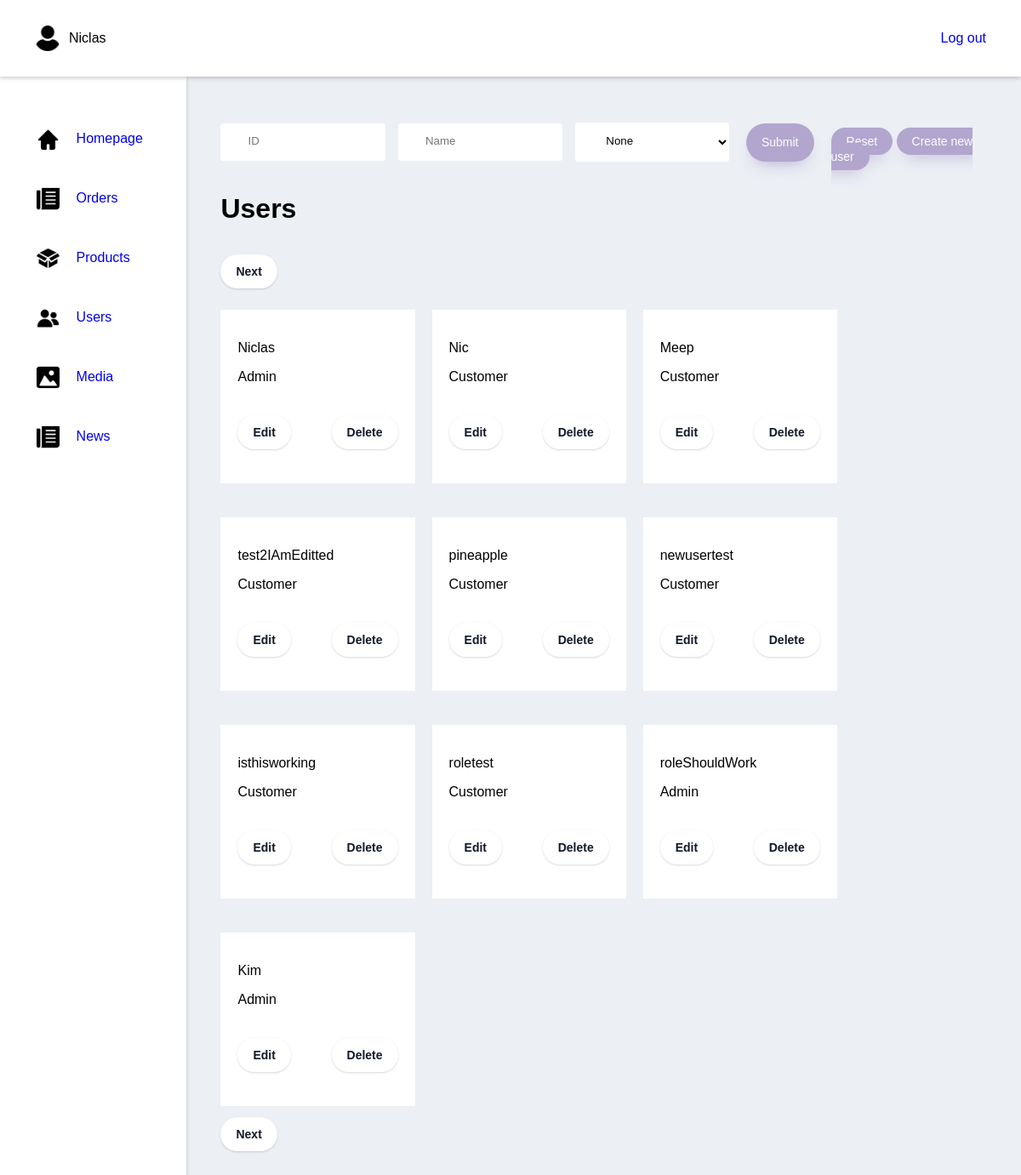
Screenshot of /adminUsers (signed in) with the database file from the repository.
### tables this page shows
CREATE TABLE IF NOT EXISTS `users` (
  `user_id` int(11) NOT NULL AUTO_INCREMENT,
  `name` varchar(20) NOT NULL,
  `password` varchar(100) NOT NULL,
  `role` int(11) NOT NULL DEFAULT '0',
  PRIMARY KEY (`user_id`)
);

### index.php (called while the page is built, shortened)
<?php
    $request = $_SERVER["REQUEST_URI"];
    $router = new Router($request);
    $router->get('/', 'views/frontend/Home');
    $router->get('/profile', 'views/login/profile');
    $router->get('/editProfileFunction', 'controllers/editProfile');
    $router->get('/loginFunction', 'controllers/login');
    $router->get('/signupFunction', 'controllers/signup');
    $router->get('/logoutFunction', 'controllers/logout');
    $router->get('/Product', 'views/frontend/Product');
    $router->get('/ProductType', 'views/frontend/productType');
    $router->get('/ProductSale', 'views/frontend/productSale');
    $router->get('/AboutUS', 'views/frontend/AboutUS');
    $router->get('/Contact', 'views/frontend/Contact');
    $router->get('/Checkout', 'views/frontend/Checkout');
    $router->get('/ProductShow', 'views/frontend/ProductShow');
    $router->get('/NewsShow', 'views/frontend/NewsShow');
    $router->get('/contactSubmit', 'controllers/contactForm');
    $router->get('/Breadcrumb', 'views/frontend/Breadcrumb');
    $router->get('/removeFromCart', 'controllers/removeFromCart');
    $router->get('/editQuantityInCart', 'controllers/editQuantityInCart');
    $router->get('/purchase', 'views/frontend/purchase');
    $router->get('/adminProducts', 'views/backend/products');
    $router->get('/adminUsers', 'views/backend/users');

### models/handlers/usersHandler.php (called while the page is built, shortened)
<?php
$rootPath = "";
require_once $rootPath . "public/dbconn.php";
require_once $rootPath . "models/sql/Users.php";
class UsersHandler extends Users{
    protected $db;
    public function __construct($db) {
        $this->db = $db;
    }
    public function getUsers($id, $role, $name) {
        if( (isset( $id ) && $id != "") && (isset( $role ) && $role != "") ){
            $getUsers = $this->db->prepare($this->getUsersByIdAndNameAndRoleQuery);
            $getUsers->bindParam(':id', $id);
            $getUsers->bindParam(':role', $role);
        }else
        if( !(isset( $id ) && $id != "") && (isset( $role ) && $role != "") ){
            $getUsers = $this->db->prepare($this->getUsersByNameAndRoleQuery);
            $getUsers->bindParam(':role', $role);
        }else
        if( (isset( $id ) && $id != "") && !(isset( $role ) && $role != "") ){
            $getUsers = $this->db->prepare($this->getUsersByIdAndNameQuery);
            $getUsers->bindParam(':id', $id);
        }else
        {
            $getUsers = $this->db->prepare($this->getUsersByNameQuery);
        }
        if ( isset( $name ) ){
            $name = "%" . $name . "%";
        } else {
            $name = "%";
        }
        $getUsers->bindParam(':name', $name);
        $getUsers->execute();
        $data = $getUsers->fetchAll();
        return $data;
    }
}
$UsersHandler = new UsersHandler($db);

### controllers/getUsersWithFilters.php (called while the page is built)
<?php
    $data = $UsersHandler->getUsers(
        isset($_POST['id']) ? $_POST['id'] : "",
        isset($_POST['role']) ? $_POST['role'] : "",
        isset($_POST['name']) ? $_POST['name'] : ""
    );

### views/backend/users.php (the view, shortened to what this page needs)
<?php
    $rootPath = "";
    require_once $rootPath . "public/dbconn.php";
    require_once $rootPath . "models/handlers/Usershandler.php";
    require_once $rootPath . "controllers/createUser.php";
    require_once $rootPath . "controllers/editUser.php";
    require_once $rootPath . "controllers/getUsersWithFilters.php";
    require_once $rootPath . "views/backend/partials/header.php";
    $id = null;
    $name = null;
    $page = 0;
?>
<div class="wrapper">
    <form class="Admin-handlers" method="POST" action="adminUsers">
        <div class="Admin-search-product">
            <input class="input" type="text" name="id" placeholder="ID"  value="<?php echo ($id != null) ? $id : ""; ?>">
            <input class="input" type="text" name="name" placeholder="Name"  value="<?php echo ($name != null) ? $name : ""; ?>">
            <select name="role">
                <option value="">None</option>
            </select>
            <input class="button submit" type="submit">
        </div>
        <div class="Reset_create_div">
            <a class="button" href="/adminUsers">Reset</a>
            <a class="button" href="/adminCreateUser">Create new user</a>
        </div>
    </form>
    <?php
        $pageNr = $page;
        $usersPrPage = 10;
        $pageMinIndex = $pageNr * $usersPrPage;
        $pageMaxIndex = $pageMinIndex + $usersPrPage;
    ?>
<div class="Admin-page-title">
    <h1>Users</h1>
</div>
<div class="wrapper-main-area">
    <?php
        if($page < (count($data) / $usersPrPage) - 1){
    ?>
    <form method="POST" action="adminUsers">
        <input class="Next-button button-pagination" type="submit" value="Next">
    </form>
    <?php
        }
    ?>
    <div class="products">
            <?php
                for($i = $pageMinIndex; $i < $pageMaxIndex && $i < count($data); $i++){
                    $indData = $data[$i];
            ?>
                <div class="product">
                    <div class="product-info">
                        <p><?php echo $indData['name'] ?></p>
                        <p><?php echo array('Customer', 'Admin')[$indData['role']] ?></p>
                    </div>
                        <div class="Edit-Delete-div">
                            <form method="POST" action="adminEditUser">
                                <input class="button-pagination" type="submit" value="Edit">
                            </form>
                            <form class="Edit-Delete-div" method="POST" action="adminUsers">
                                <input class="button-pagination" type="submit" value="Delete">
                            </form>
                        </div>
                </div>
            <?php
                }
            ?>
    </div>
    <?php
        echo "<br>";
    ?>
    <?php
        if($page < (count($data) / $usersPrPage) - 1){
    ?>
    <form method="POST" action="adminUsers">
        <input class="Next-button-lowest button-pagination" type="submit" value="Next">
    </form>
    <?php
        }
    ?>
</div>
</div>
<?php
    require $rootPath . "views/backend/partials/footer.php";
?>

### views/backend/partials/css/style.css (style rules this page uses)
body { margin: 0; padding: 0; box-sizing: border-box; font-family: 'Questrial', sans-serif; background: #ECEFF4; }
a:link { text-decoration: none; }
.wrapper { margin: 37px 0 0 40px; width: 100%; }
.wrapper-main-area { position: relative; }
.Reset_create_div { margin: 20px 0; }
.Admin-page-title { margin-top: 30px; }
.Admin-page-title h1 { margin-bottom: 0 !important; }
.Admin-handlers { display: flex; justify-content: space-between; margin-right: 2.5%; margin-top: 10px; height: 60px; }
.Admin-handlers .input, select { margin: 0 auto; padding: .8rem 2rem; border-radius: 0.2rem; background-color: rgb(255, 255, 255); border: none; width: 90%; display: block; border-bottom: 0.3rem solid transparent; transition: all 0.3s; margin-right: 15px; }
.Admin-search-product { display: flex; align-items: center; }
.Admin-search-product input, select { margin: 0 20px 0 0; }
.button { background: #B2A6CE; border-radius: 999px; height: 45px; box-shadow: #B2A6CE 0 10px 20px -10px; box-sizing: border-box; color: #ffffff; cursor: pointer; font-size: 14px; opacity: 1; outline: 0 solid transparent; padding: 8px 18px; user-select: none; -webkit-user-select: none; width: fit-content; word-break: break-word; border: 0; }
.button-pagination { background-color: #FFFFFF; border: 0; border-radius: 999px; box-sizing: border-box; color: #111827; font-size: .875rem; font-weight: 600; line-height: 24px; padding: 8px 18px; text-align: center; text-decoration: none #D1D5DB solid; box-shadow: 0 1px 3px 0 rgba(0, 0, 0, 0.1), 0 1px 2px 0 rgba(0, 0, 0, 0.06); cursor: pointer; user-select: none; }
.submit { margin-left: 30px; }
.products, .choose-image { display: flex; flex-wrap: wrap; margin: 80px 0; }
.product, .image { width: 20%; background: #ffffff; padding: 20px; margin: 20px 20px 20px 0; position: relative; height: auto; display: flex; flex-direction: column; justify-content: space-between; }
.Prev-button, .Next-button { position: absolute; top: -45px; }
.Prev-button-lowest, .Next-button-lowest { position: absolute; bottom: 65px; }
.Edit-Delete-div { display: flex; justify-content: space-between; padding: 10px 0; align-items: center; }

### rows the page displays
users: name "Niclas", role "Admin"
users: name "Nic", role "Customer"
users: name "Meep", role "Customer"
users: name "test2IAmEditted", role "Customer"
users: name "pineapple", role "Customer"
users: name "newusertest", role "Customer"
users: name "isthisworking", role "Customer"
users: name "roletest", role "Customer"
users: name "roleShouldWork", role "Admin"
users: name "Kim", role "Admin"

### other values shown
$_SESSION['name'] "Niclas"
